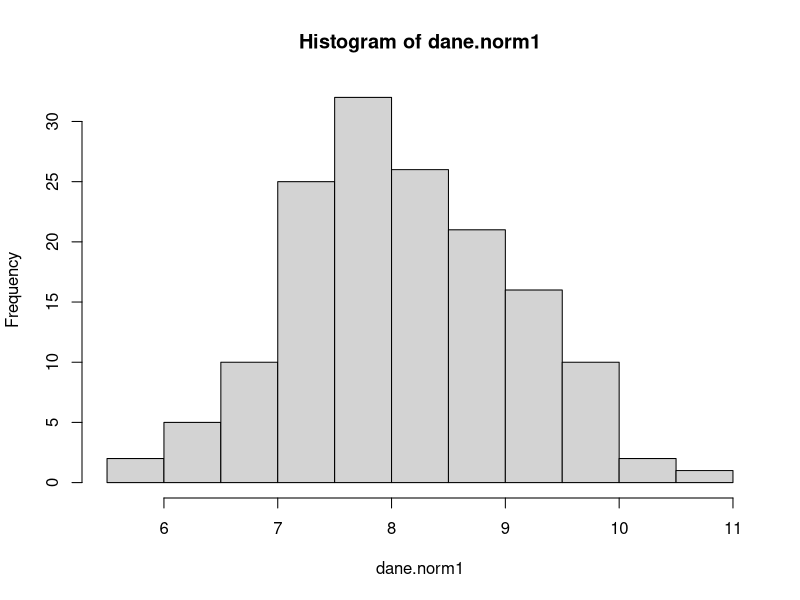
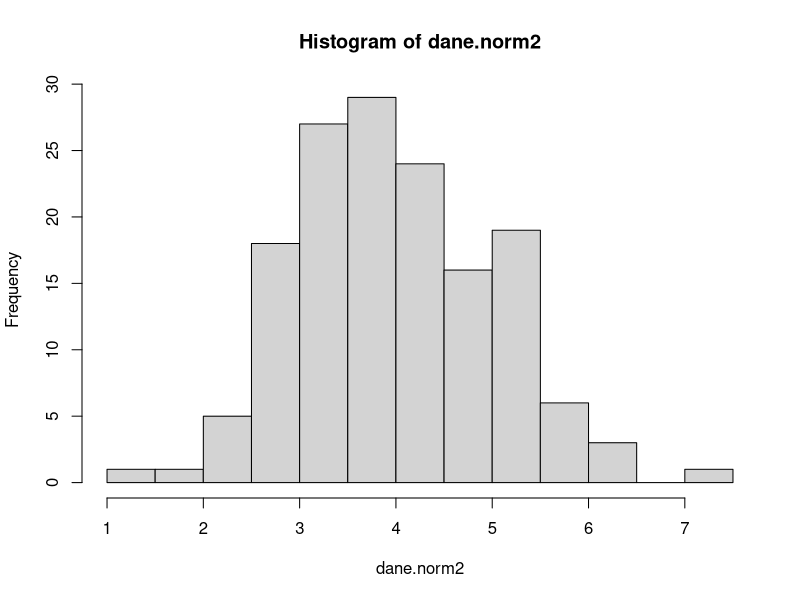
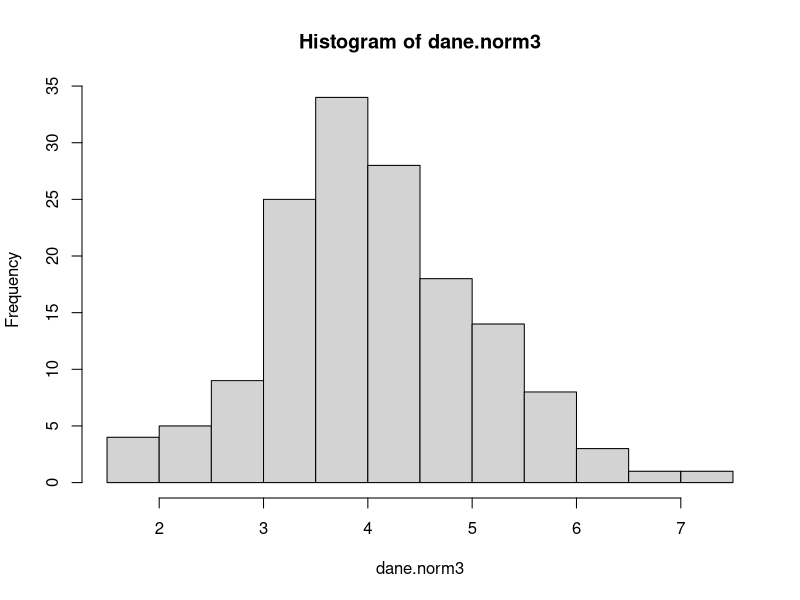
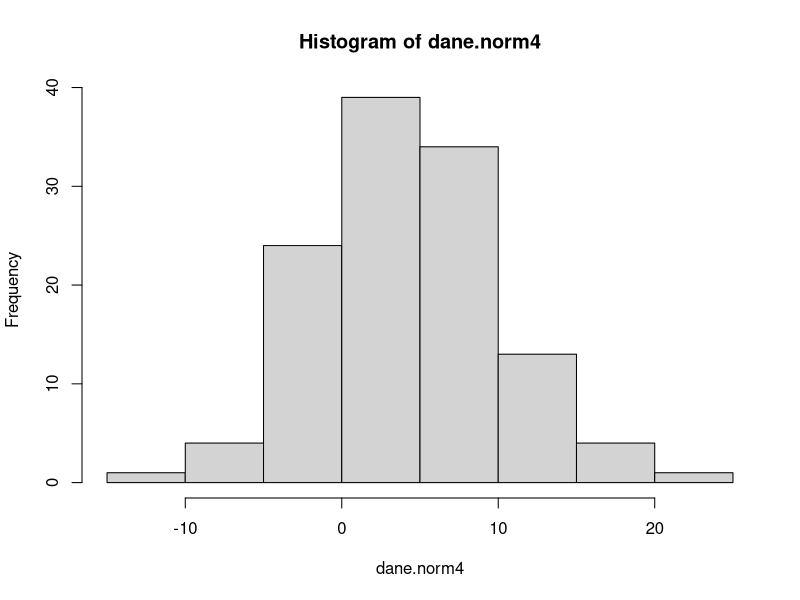
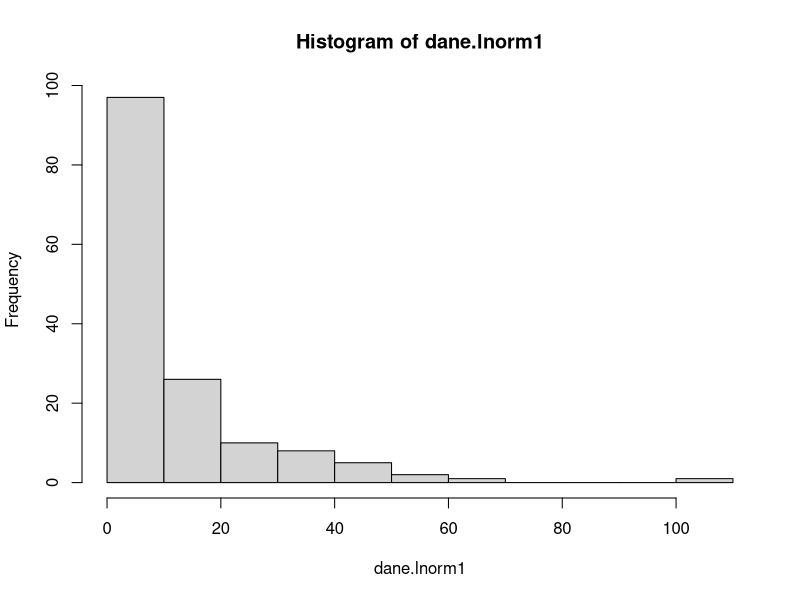
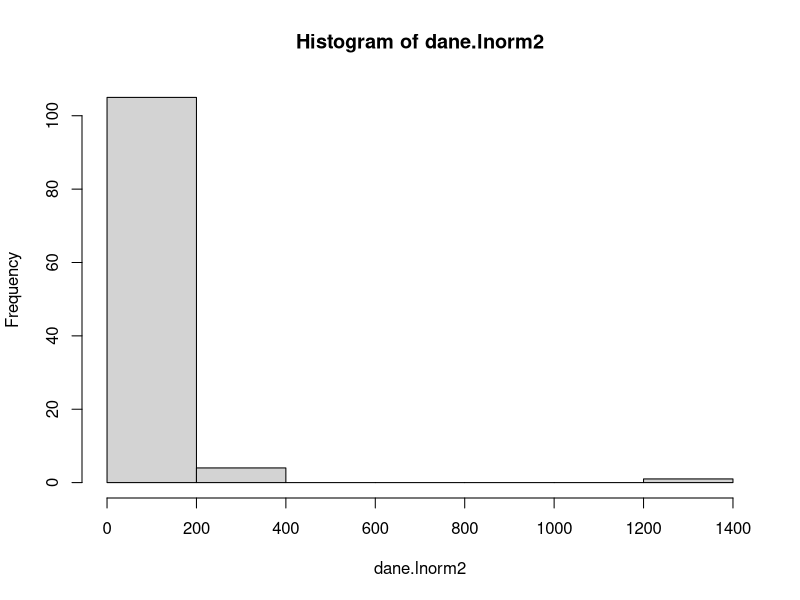
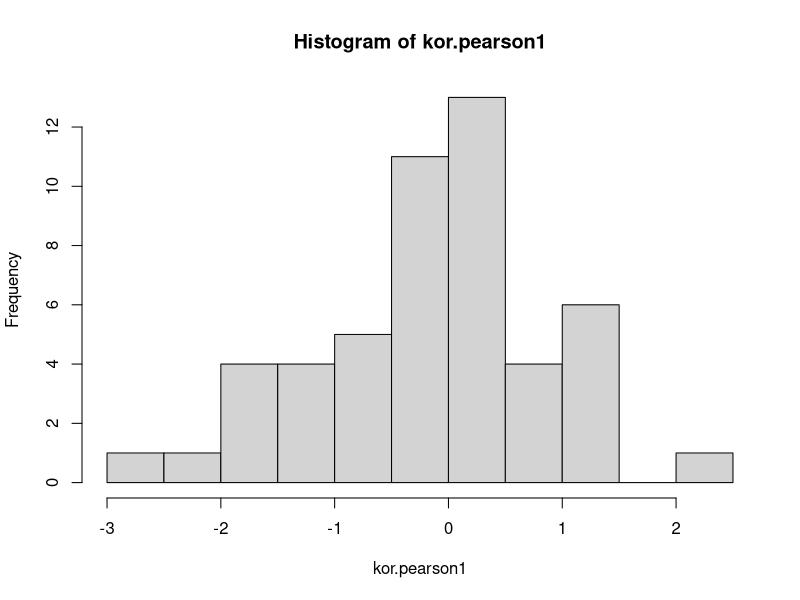
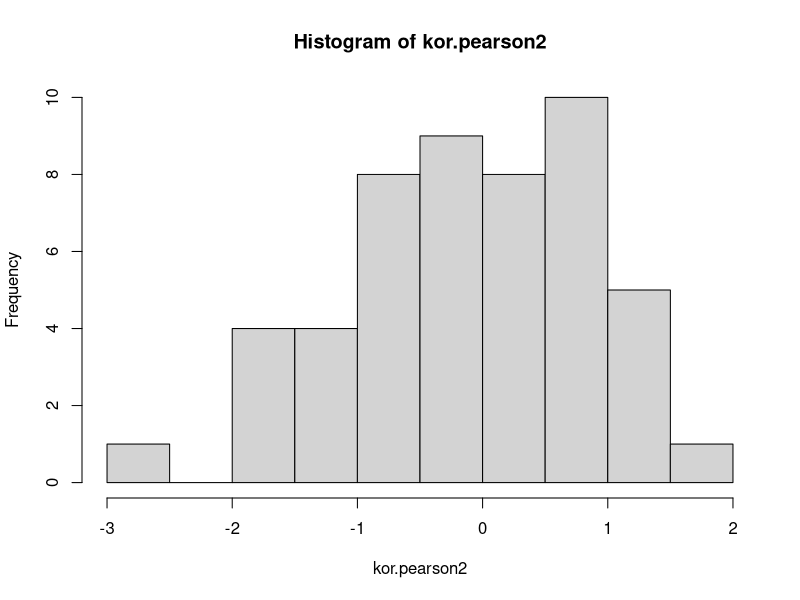

Write R code to recreate these figures, in order.
#testy statystyczne i korelacje
#testy statystyczne porownujace srednie mowia nam o tym, czy srednie jakiejs cechy z porownywanych populacji roznia sie w sposob istotny statystycznie. Co wazne porownujemy te sama ceche (np. porownanie zawartosci kwarcu w dwoch odmianach skal krystalicznych).
#to jaki test statystyczny wykonujemy dla porownania srednich zalezy od cech porownywanych populacji, dlatego przed wykonaniem samego testu musimy poznac cechy badanych zbiorow
#jednym z najpowszechniej wykorzystywanych testow jest test t (lub t-Studenta). Zeby jednak mozna go przeprowadzic badane zbiory musza posiadac rozklad normalny, te sama wariancje (miara rozrzutu wokol wartosci sredniej) oraz liczbe obserwacji
#generujemy dwie proby statystyczne, ktore bedziemy porownywac
dane.norm1 <- rnorm(150, mean = 8, sd = 1) 
dane.norm2 <- rnorm(150, mean = 4, sd = 1)
hist(dane.norm1)
hist(dane.norm2)
#sprawdzenie, czy zbiory posiadaja rozklad normalny
shapiro.test(dane.norm1)
shapiro.test(dane.norm2) #test Shapiro-Wilka pokazuje, ze obie proby statystyczne posiadaja cechy rozkladu normalnego (wartosci p sa wieksze od 0.05).

#Dla przypadkow, w ktorych test na normalnosc rozkladow wyszedl pozytywnie, przechodzimy do sprawdzenia, czy zbiory roznia sie istotnie statystycznie pod wzgledem wariancji. Do tego celu sluzy test F na rownosc wariancji

var.test(dane.norm1, dane.norm2) #wartosc F to stosunek wariancji porownywanych zbiorow. Najwazniejsza jednak jest wartosc p. Kiedy jest ona wieksza niz 0.05, tak jak w tym przypadku, znaczy to, ze mozemy przyjac, ze wariancja w obu populacjach jest taka sama. Pozytywny wynik testu pozwala na przeprowadzenie testu t Studenta

#test t Studenta. Po potwierdzeniu normalnosci rozkladu i jednakowosci wariancji mozna przeprowadzic test t, ktory pozwoli na stwierdzenie, czy srednie porownywanych zmiennych roznia sie od siebie istotnie statystycznie
t.test(dane.norm1, dane.norm2, var.equal = TRUE) #podobnie jak w poprzednich testach najistotniejsza jest wartosc p. W tym przypadku jesli jest ona mniejsza od 0.05, to mozemy mowic ze srednie populacji roznia sie od siebie istotnie statystycznie. W przyciwnym wypadku roznica jest nieistotna statystycznie. 

#wariancja nie zawsze jest rowna w porownywanych zbiorach. Jesli mamy do czynienia z taka sytuacja stosujemy zmodyfikowana wersje testu t, tzw. test t Welcha, ktory chociaz wciaz wymaga aby rozklady byly normalne, to nie jest wrazliwy na roznice w wariancji, a nawet na roznice w liczebnosci prob
dane.norm3 <- rnorm(150, mean = 4, sd = 1) 
dane.norm4 <- rnorm(120, mean = 4, sd = 6) #generujemy dwa zbiory o roznej wariancji
hist(dane.norm3)
hist(dane.norm4)

shapiro.test(dane.norm3)
shapiro.test(dane.norm4) #test na normalnosc rozkladow daje wynik pozytywny

var.test(dane.norm3, dane.norm4) #test F na jednakowosc wariancji daje wynik negatywny, wiec decydujemy sie na przeprowadzenie testu t Welcha

t.test(dane.norm3, dane.norm4, var.equal = FALSE) #wynik interpretujemy tak samo jak przy zwyklym tescie t

#test U Manna-Whitneya pozwala na przeprowadzenie testu w przypadku, kiedy jeden badz oba porownywane zbiory nie maja cech rozkladu normalnego. Trzeba jednak pamietac, ze jego wiarygodnosc jest mniejsza niz testu t. test Manna-Whitneya porownuje kazda obserwacje pod wzgledem mediany (test t wykorzystuje srednia) i bazuje na rangach. Zbiory nie musza byc tej samej wielkosci
dane.lnorm1 <- rlnorm(150, meanlog = 2, sdlog = 1)
dane.lnorm2 <- rlnorm(110, meanlog = 2, sdlog = 2) #generujemu zbiory o rozkladzie antymodalnym
hist(dane.lnorm1)
hist(dane.lnorm2)

shapiro.test(dane.lnorm1)
shapiro.test(dane.lnorm2) #test Shapiro-Wilka potwierdza, ze rozklady zbiorow nie maja cech rozkladu normalnego. W zwiazku z tym decydujemy sie na wykonanie testu U

wilcox.test(dane.lnorm1, dane.lnorm2) #podbnie jak w przypadku testu t, wartosc p ponizej 0.05 wskazuje na istotna statystycznie roznice miedzy zbiorami

#########korelacja
#analiza korelacji mowi nam czy porownywane cechy (dwie rozne, czyli inaczej niz w przypadku wczesniej opisywanych testow) sa ze soba istotnie statystycznie powiazane. Wspolczynniki korelacji wahaja sie w przedziale od -1 do 1. Wrtosci bliskie 0  wskazuja na brak powiazania, wartosci ujemne na powiazanie odwrotnie proporcjonalne, a wartosci dodatnie na powiazanie wprost proporcjonalne. Brak jest uniwersalnych kryteriow pozwalajacych na okreslenie, jaka wartosc wskazuje na silna korelacje. UWAGA: korelacja nie pozwala na wskazanie zwiazkow przyczynowo-skutkowych, mowi nam jedynie o zwiazku/wspolwystepowaniu dwoch zmiennych!

#najczescie wykorzystuje sie wspolczynniki korelacji Pearsona i Spearmana. W obu przypadkach korelacje oznaczamy litera r (np. korelacja r = 0.6)

#wspolczynnik korelacji Pearsona - stosujemy, kiedy oba zbiory maja rozklad normalny i brak jest wartosci odstajacych
kor.pearson1 <- sort(rnorm(50))
kor.pearson2 <- sort(rnorm(50)) #dane silnie skorelowane o rozkladzie normalnym
hist(kor.pearson1)
hist(kor.pearson2)

shapiro.test(kor.pearson1)
shapiro.test(kor.pearson2) #test potwierdza rozklad normalny

cor(kor.pearson1, kor.pearson2, method = "pearson") #kwspolczynnik osiaga wartosc bliska 1 mowiaca nam o tym, ze istnieje silne powiazanie miedzy dwoma zmiennymi
plot(kor.pearson1, kor.pearson2) #silna korelacja jest tez widoczna na wykresie punktowym zestawiajacym obserwacje obu zbiorow
cor.test(kor.pearson1, kor.pearson2, method = "pearson") #przeprowadzamy test na istotnosc statystyczna korelacji. Wartosc p jest nizsza niz 0.05 co wskazuje, ze korelacja jest istotna statystycznie

set.seed(12)
nkor.pearson1 <- rnorm(50)
set.seed(13)
nkor.pearson2 <- rnorm(50) #dane slabo skorelowane

shapiro.test(nkor.pearson1)
shapiro.test(nkor.pearson2) #test potwierdza normalnosc rozkladu

cor(nkor.pearson1, nkor.pearson2, method = "pearson") #wspolczynnik osiaga wartosci niewiele odbiegajace od 0, co wskazuje na slabe powiazania miedzy dwiema zmiennymi

plot(nkor.pearson1, nkor.pearson2) #wykres punkotwy pokazuje, ze obserwacje sa mocno rozrzucone

cor.test(nkor.pearson1, nkor.pearson2, method = "pearson") #test korelacji wskazuje, ze jest ona nieistotna statystycznie

#Jesli zbiory nie posiadaja rozkladu normalnego lub zaobserwowalismy obserwacje odstajace, to obliczamy wspolczynnik korelacji Spearmana, ktory bazuje na rangach przypisanych obserwacja
kor.spearman1 <- c(-20:3, rnorm(50, mean = 3, sd = 1), 3:30, 45)
kor.spearman2 <- c(-10:13, rnorm(50, mean = 3, sd = 5), 3:31)

boxplot(kor.spearman1)
boxplot(kor.spearman2) #oba zbiory posiadaja wartosci odstajace

shapiro.test(kor.spearman1)
shapiro.test(kor.spearman2) #test potwierdza, ze oba rozklady nie posiadaja cech rozkladu normalnego

cor(kor.spearman1, kor.spearman2, method = "spearman") #wspolczynnik osiaga wysokie wartosci, wskazujace wiec na silna korelacje

plot(kor.spearman1, kor.spearman2) #interpretacja stopnia korelacji miedzy zbiorami nie posiadajacymi cech rozkladow normalnych z wykresu punktowego nie zawsze jest mozliwa

cor.test(kor.spearman1, kor.spearman2, method = "spearman")

###Zadanie 2

gr1_a <- c(47, 27, 52, 30, 26.5, 49.5, 36, 12.5, 10.5, 11.5, 12, 33, 29.5, 22.5, 37, 22, 69, 46, 50, 40.5, 36.5, 25, 30.5, 28, 33.5, 16.5, 18, 16, 18.5, 14.5)
gr1_b <- c(23.1, 12.2, 34.5, 27.2, 15.5, 26.2, 30.2, 9.5, 8.5, 10, 11.2, 27.5, 17.3, 21.5, 36, 17.7, 33, 44.5, 28.5, 24, 24.5, 13, 21.7, 21, 22.5, 13.5, 13, 9.5, 14.5, 11)

gr2_a <- c(28.0, 38.0, 39.0, 32.0, 31.0, 27.0, 26.0, 26.0, 24.0, 23.0, 19.0, 12.0, 22.0, 16.0, 22.0, 20.0, 17.0, 27.0, 16.0, 17.0, 18.0, 15.0, 17.0, 14.0, 15.0, 11.0, 14.0, 8.0, 5.0, 4.0)
gr2_b <- c(10,5,11,4,5,6,3,3,11,12,13,10,8,9,15,24,22,24,22,16,22,23,20,24,18,16,13,14,11,14)

#1. Czy dlugosc najdluzszej osi, posredniej osi i najkrotszej osi rozni sie istotnie dla zbiorów grupy 1 i 2? (odpowiedz w oparciu o analize par zbiorow)
#2. Jaka jest korelacja miedzy dlugoscia poszczegolnych osi w zbiorze Twojej grupy?
####Odpowiedz na powyzsze pytania wykorzystujac odpowiednie metody statystyczne. Funkcje przydatne do wykonania zadan: shapiro.test(), var.test(), t.test() (zwroc uwage na ustawienie parametru var.equal!), wilcox.test(), cor(), cor.test() (zarowno przy cor, jak i przy cor test zwroc uwage na ustawienie parametru method)
